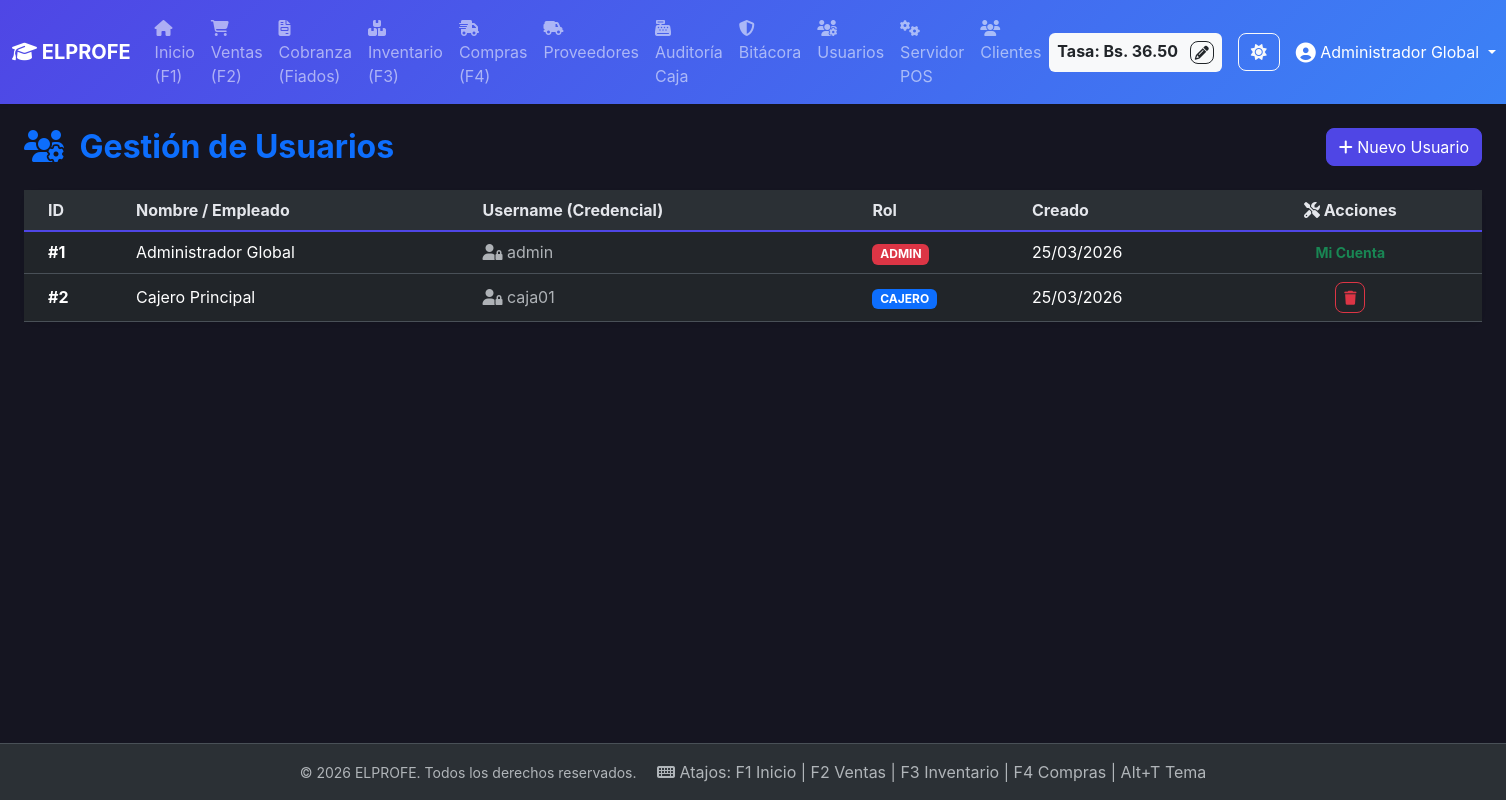
Page /pages/usuarios.php (signed in) on the committed database.
### tables this page shows
CREATE TABLE configuracion (
    id INT AUTO_INCREMENT PRIMARY KEY,
    clave VARCHAR(50) UNIQUE NOT NULL,
    valor VARCHAR(255) NOT NULL,
    descripcion TEXT
);

CREATE TABLE usuarios (
    id INT AUTO_INCREMENT PRIMARY KEY,
    username VARCHAR(50) UNIQUE NOT NULL,
    password VARCHAR(255) NOT NULL,
    nombre VARCHAR(100) NOT NULL,
    rol ENUM('ADMIN', 'CAJERO') DEFAULT 'CAJERO',
    created_at DATETIME DEFAULT CURRENT_TIMESTAMP
);

### includes/functions.php (called while the page is built, shortened)
<?php
function isAdmin() {
    return isset($_SESSION['user_role']) && $_SESSION['user_role'] === 'ADMIN';
}
function e($string) {
    return htmlspecialchars($string, ENT_QUOTES, 'UTF-8');
}

### includes/db.php (called while the page is built, shortened)
<?php
function getConfig($key, $pdo) {
    $stmt = $pdo->prepare("SELECT valor FROM configuracion WHERE clave = ?");
    $stmt->execute([$key]);
    $res = $stmt->fetch();
    return $res ? $res['valor'] : null;
}

### pages/usuarios.php (the view, shortened to what this page needs)
<?php
require_once '../includes/db.php';
require_once '../includes/functions.php';
require_once '../includes/header.php';
?>
<div class="d-flex justify-content-between align-items-center mb-4">
    <h2 class="fw-bold mb-0 text-primary"><i class="fa-solid fa-users-gear me-2"></i> Gestión de Usuarios</h2>
    <button class="btn btn-primary" data-bs-toggle="modal" data-bs-target="#modalUsuario">
        <i class="fa-solid fa-plus"></i> Nuevo Usuario
    </button>
</div>
<div class="card shadow-sm border-0">
    <div class="card-body p-0">
        <div class="table-responsive">
            <table class="table table-hover align-middle mb-0">
                <thead class="bg-light">
                    <tr>
                        <th class="ps-4">ID</th>
                        <th>Nombre / Empleado</th>
                        <th>Username (Credencial)</th>
                        <th>Rol</th>
                        <th>Creado</th>
                        <th class="text-center pe-4"><i class="fa-solid fa-tools"></i> Acciones</th>
                    </tr>
                </thead>
                <tbody>
                    <?php
                    $stmt = $pdo->query("SELECT * FROM usuarios ORDER BY id ASC");
                    while($row = $stmt->fetch()):
                        $badge = $row['rol'] === 'ADMIN' ? 'bg-danger' : 'bg-primary';
                    ?>
                    <tr>
                        <td class="ps-4 fw-bold">#<?php echo $row['id']; ?></td>
                        <td><?php echo e($row['nombre']); ?></td>
                        <td class="text-muted"><i class="fa-solid fa-user-lock"></i> <?php echo e($row['username']); ?></td>
                        <td><span class="badge <?php echo $badge; ?>"><?php echo e($row['rol']); ?></span></td>
                        <td><?php echo e(date('d/m/Y', strtotime($row['created_at']))); ?></td>
                        <td class="text-center pe-4">
                            <?php if($row['id'] !== $_SESSION['user_id']): ?>
                            <form method="POST" action="/ELPROFE/usuarios" class="d-inline" onsubmit="return confirm('¿Eliminar usuario? Esta acción rompe registros FK si ya interactuó. Preferiblemente se deben inactivar (Fase 2).');">
                                <button type="submit" class="btn btn-sm btn-outline-danger"><i class="fa-solid fa-trash"></i></button>
                            </form>
                            <?php else: ?>
                            <span class="text-success small fw-bold">Mi Cuenta</span>
                            <?php endif; ?>
                        </td>
                    </tr>
                    <?php endwhile; ?>
                </tbody>
            </table>
        </div>
    </div>
</div>
<?php require_once '../includes/footer.php'; ?>

### includes/header.php (shortened to what this page needs)
<?php
require_once 'db.php';
require_once 'functions.php';
?>
<!DOCTYPE html>
<html lang="es" data-bs-theme="dark">
<head>
    <link href="https://cdn.jsdelivr.net/npm/bootstrap@5.3.2/dist/css/bootstrap.min.css" rel="stylesheet">
    <link rel="stylesheet" href="https://cdnjs.cloudflare.com/ajax/libs/font-awesome/6.4.2/css/all.min.css">
    <link rel="stylesheet" href="https://cdn.jsdelivr.net/npm/sweetalert2@11.7.32/dist/sweetalert2.min.css">
    <link rel="stylesheet" href="/ELPROFE/assets/css/style.css">
</head>
<body class="d-flex flex-column min-vh-100">
<?php if (isset($_SESSION['user_id'])): ?>
<nav class="navbar navbar-expand-lg navbar-dark bg-primary shadow-sm mb-4">
  <div class="container-fluid">
    <a class="navbar-brand fw-bold" href="/ELPROFE/dashboard.php"><i class="fa-solid fa-graduation-cap"></i> ELPROFE</a>
    <div class="collapse navbar-collapse" id="navbarNav">
      <ul class="navbar-nav me-auto">
        <li class="nav-item">
          <a class="nav-link" href="/ELPROFE/dashboard"><i class="fa-solid fa-house"></i> Inicio (F1)</a>
        </li>
        <li class="nav-item">
          <a class="nav-link" href="/ELPROFE/ventas"><i class="fa-solid fa-cart-shopping"></i> Ventas (F2)</a>
        </li>
        <li class="nav-item">
          <a class="nav-link" href="/ELPROFE/proformas"><i class="fa-solid fa-file-invoice"></i> Cobranza (Fiados)</a>
        </li>
        <?php if (isAdmin()): ?>
        <li class="nav-item">
          <a class="nav-link" href="/ELPROFE/inventario"><i class="fa-solid fa-boxes-stacked"></i> Inventario (F3)</a>
        </li>
        <li class="nav-item">
          <a class="nav-link" href="/ELPROFE/compras"><i class="fa-solid fa-truck-fast"></i> Compras (F4)</a>
        </li>
        <li class="nav-item">
          <a class="nav-link" href="/ELPROFE/proveedores"><i class="fa-solid fa-truck-field"></i> Proveedores</a>
        </li>
        <li class="nav-item">
          <a class="nav-link" href="/ELPROFE/caja"><i class="fa-solid fa-cash-register"></i> Auditoría Caja</a>
        </li>
        <li class="nav-item">
          <a class="nav-link" href="/ELPROFE/bitacora"><i class="fa-solid fa-shield-halved"></i> Bitácora</a>
        </li>
        <li class="nav-item">
          <a class="nav-link" href="/ELPROFE/usuarios"><i class="fa-solid fa-users-gear"></i> Usuarios</a>
        </li>
        <li class="nav-item">
          <a class="nav-link" href="/ELPROFE/configuracion"><i class="fa-solid fa-gears"></i> Servidor POS</a>
        </li>
        <?php endif; ?>
        <li class="nav-item">
          <a class="nav-link" href="/ELPROFE/clientes"><i class="fa-solid fa-users"></i> Clientes</a>
        </li>
      </ul>
      <div class="d-flex align-items-center">
        <span class="badge bg-light text-dark me-3 p-2 fs-6">
            Tasa: Bs. <span id="tasa-actual"><?php echo number_format(getConfig('tasa_usd_bs', $pdo), 2); ?></span>
            <?php if (isAdmin()): ?>
            <button class="btn btn-sm btn-outline-dark ms-2 pt-0 pb-0 px-1" title="Actualizar Tasa" onclick="actualizarTasa()"><i class="fa-solid fa-pencil"></i></button>
            <?php endif; ?>
        </span>
        <button class="btn btn-outline-light me-3" id="theme-toggle" title="Cambiar Tema (Alt+T)">
            <i class="fa-solid fa-moon"></i>
        </button>
        <div class="dropdown">
          <a class="text-white text-decoration-none dropdown-toggle" href="#" role="button" data-bs-toggle="dropdown" aria-expanded="false">
            <i class="fa-solid fa-user-circle fa-lg"></i> <?php echo htmlspecialchars($_SESSION['user_name']); ?>
          </a>
        </div>
      </div>
    </div>
  </div>
</nav>
<main class="container-fluid flex-grow-1 px-4">
<?php else: ?>
<main class="container d-flex flex-column justify-content-center align-items-center flex-grow-1">
<?php endif; ?>

### includes/footer.php (shortened to what this page needs)
</main>
<footer class="mt-auto py-3 bg-body-tertiary border-top text-center text-muted">
    <div class="container">
        <small>&copy; <?php echo date('Y'); ?> ELPROFE. Todos los derechos reservados.</small>
        <span class="ms-3 text-muted"><i class="fa-solid fa-keyboard"></i> Atajos: F1 Inicio | F2 Ventas | F3 Inventario | F4 Compras | Alt+T Tema</span>
    </div>
</footer>
</body>
</html>

### assets/css/style.css (style rules this page uses)
:root { --primary-color: #4f46e5; --hover-color: #4338ca; }
body { font-family: 'Inter', system-ui, -apple-system, "Segoe UI", Roboto, "Helvetica Neue", Arial, sans-serif; transition: background-color 0.3s ease, color 0.3s ease; }
.navbar.bg-primary { background: linear-gradient(135deg, var(--primary-color) 0%, #3b82f6 100%) !important; }
.card { border: none; border-radius: 12px; box-shadow: 0 4px 6px -1px rgba(0, 0, 0, 0.1), 0 2px 4px -1px rgba(0, 0, 0, 0.06); transition: transform 0.2s ease, box-shadow 0.2s ease; }
.table { border-collapse: separate; border-spacing: 0; }
.table thead th { border-bottom: 2px solid var(--primary-color); background-color: var(--bs-tertiary-bg); color: var(--bs-heading-color); }
.table tbody tr { transition: background-color 0.1s ease; }
.btn, .form-control, .form-select { border-radius: 8px; }
.btn-primary { background-color: var(--primary-color); border-color: var(--primary-color); }
[data-bs-theme="dark"] .card { background-color: #1e1e2d; box-shadow: 0 4px 6px -1px rgba(0, 0, 0, 0.3); }
[data-bs-theme="dark"] body { background-color: #151521; }
[data-bs-theme="dark"] .table { color: #e4e6eb; }

### rows in the picture
configuracion: valor "36.50"
usuarios: id "1", nombre "Administrador Global", username "admin", rol "ADMIN", created_at "25/03/2026", shows "Mi Cuenta"
usuarios: id "2", nombre "Cajero Principal", username "caja01", rol "CAJERO", created_at "25/03/2026"

### other values in the picture
$_SESSION['user_name'] "Administrador Global"
